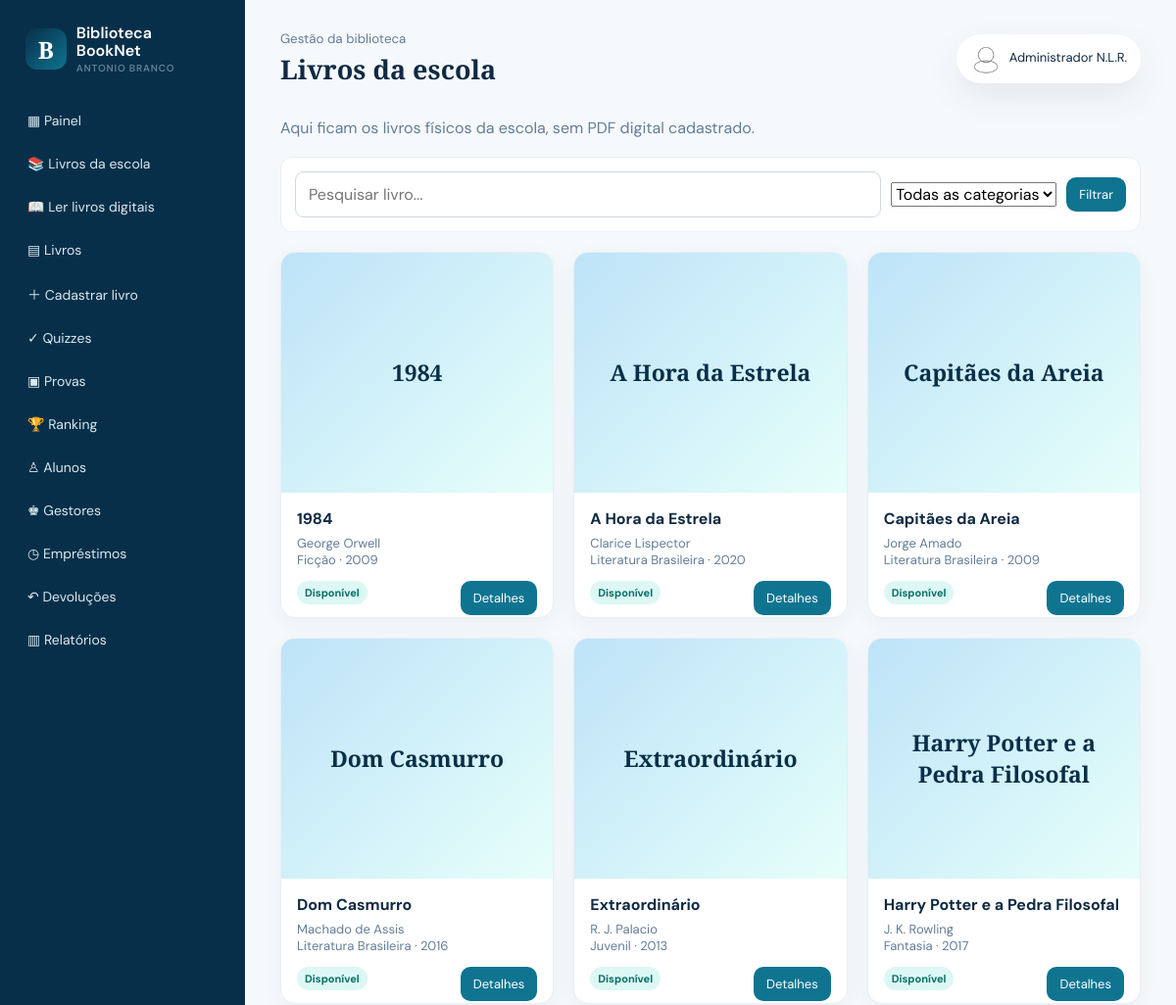
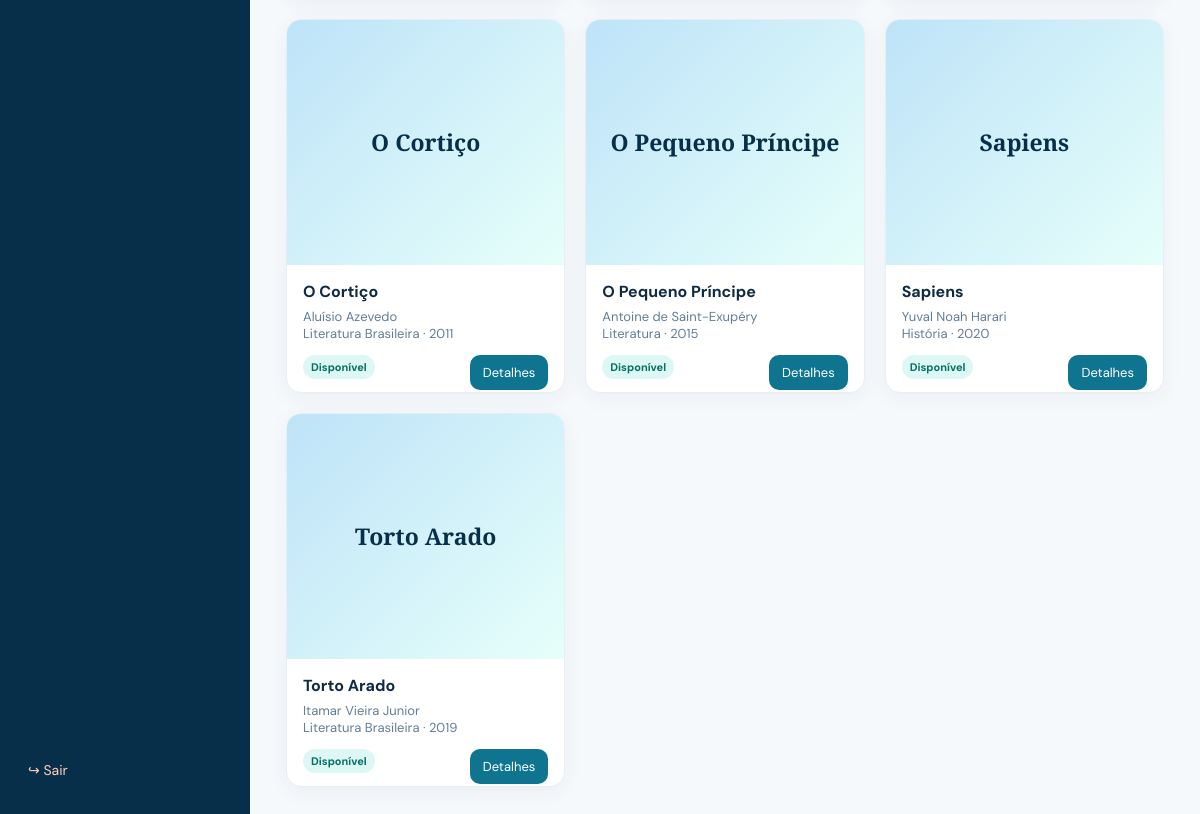
Page /aluno/livros-escola.php (signed in) on the committed database (2 pictures, top to bottom).
### tables this page shows
CREATE TABLE IF NOT EXISTS livros(id INT UNSIGNED AUTO_INCREMENT PRIMARY KEY,codigo_barras VARCHAR(80) UNIQUE,isbn VARCHAR(30),titulo VARCHAR(255) NOT NULL,autor VARCHAR(180) NOT NULL,categoria VARCHAR(100),editora VARCHAR(150),ano_publicacao SMALLINT UNSIGNED,quantidade INT UNSIGNED NOT NULL DEFAULT 0,quantidade_disponivel INT UNSIGNED NOT NULL DEFAULT 0,descricao TEXT,biografia_autor TEXT,capa VARCHAR(255),arquivo_pdf VARCHAR(255),created_at TIMESTAMP DEFAULT CURRENT_TIMESTAMP,updated_at TIMESTAMP DEFAULT CURRENT_TIMESTAMP ON UPDATE CURRENT_TIMESTAMP,INDEX(titulo),INDEX(autor),INDEX(categoria));

### config/functions.php (called while the page is built, shortened)
<?php
require_once __DIR__ . '/database.php';
function e(?string $value): string { return htmlspecialchars((string)$value, ENT_QUOTES, 'UTF-8'); }
function base_url(string $path = ''): string {
    $script = str_replace('\\', '/', $_SERVER['SCRIPT_NAME'] ?? '/index.php');
    if (preg_match('~/(?:admin|aluno|api)/[^/]+$~', $script)) {
        $folder = preg_replace('~/(?:admin|aluno|api)/[^/]+$~', '', $script);
    } else {
        $folder = rtrim(str_replace('\\', '/', dirname($script)), '/');
    }
    return $folder . ($path !== '' ? '/' . ltrim($path, '/') : '');
}

### config/database.php (called while the page is built, shortened)
<?php
function db(): PDO {
    static $pdo = null;
    if ($pdo === null) {
        $pdo = new PDO('mysql:host=' . DB_HOST . ';dbname=' . DB_NAME . ';charset=utf8mb4', DB_USER, DB_PASS, [
            PDO::ATTR_ERRMODE => PDO::ERRMODE_EXCEPTION,
            PDO::ATTR_DEFAULT_FETCH_MODE => PDO::FETCH_ASSOC,
            PDO::ATTR_EMULATE_PREPARES => false,
        ]);
    }
    return $pdo;
}

### aluno/livros-escola.php (the view, shortened to what this page needs)
<?php
$q=trim($_GET['q']??''); $cat=$_GET['categoria']??'';
$sql="SELECT * FROM livros WHERE (arquivo_pdf IS NULL OR arquivo_pdf='')"; $p=[];
$sql.=' ORDER BY titulo'; $s=db()->prepare($sql); $s->execute($p); $books=$s->fetchAll();
$pageTitle='Livros da escola'; require __DIR__.'/../includes/header.php'; require __DIR__.'/../includes/dashboard-nav.php';
?>
<div><p class="subtext">Aqui ficam os livros físicos da escola, sem PDF digital cadastrado.</p><form class="filterbar" method="get"><div class="searchbar"><input type="search" name="q" value="<?=e($q)?>" placeholder="Pesquisar livro..." autocomplete="off"></div><select name="categoria"><option value="">Todas as categorias</option><?php foreach($categories as $c):?><option <?=$cat===$c?'selected':''?>><?=e($c)?></option><?php endforeach;?></select><button class="btn btn-small">Filtrar</button></form><div class="book-grid"><?php foreach($books as $l):?><article class="book-card"><?php if($l['capa']):?><img class="cover" src="<?=base_url('assets/uploads/capas/'.$l['capa'])?>" alt="Capa de <?=e($l['titulo'])?>"><?php else:?><div class="cover cover-placeholder"><?=e($l['titulo'])?></div><?php endif;?><div class="book-info"><h3><?=e($l['titulo'])?></h3><p><?=e($l['autor'])?><br><?=e($l['categoria'])?> · <?=e($l['ano_publicacao'])?></p><span class="badge <?=$l['quantidade_disponivel']?'':'off'?>"><?=$l['quantidade_disponivel']?'Disponível':'Indisponível'?></span><a class="btn btn-small" style="float:right" href="<?=base_url('aluno/livro.php?id='.(int)$l['id'])?>">Detalhes</a></div></article><?php endforeach;?><?php if(!$books):?><div class="empty">Nenhum livro físico da escola encontrado.</div><?php endif;?></div></div>
<?php require __DIR__.'/../includes/dashboard-footer.php'; ?>

### assets/css/style.css (style rules this page uses)
:root { --navy:#082f49;--blue:#0e7490;--sky:#38bdf8;--ink:#102a43;--muted:#627d98;--paper:#f6f9fc;--line:#d9e2ec;--white:#fff;--danger:#c2410c;--success:#047857;--shadow:0 14px 35px #102a4314 }
* { box-sizing:border-box }
body { margin:0;background:var(--paper);color:var(--ink);font:16px 'DM Sans',sans-serif }
a { color:inherit;text-decoration:none }
.btn { display:inline-flex;align-items:center;justify-content:center;border:0;border-radius:10px;background:var(--blue);color:white;font:600 15px inherit;padding:13px 21px;cursor:pointer;transition:.2s }
.btn-small { padding:9px 13px;font-size:13px }
.subtext { color:var(--muted);line-height:1.6 }
.book-grid { display:grid;grid-template-columns:repeat(auto-fit,minmax(205px,1fr));gap:20px }
.book-card { background:white;border:1px solid #e7eff5;border-radius:15px;overflow:hidden;box-shadow:0 5px 20px #102a430d;transition:.2s }
.cover { height:245px;width:100%;object-fit:cover;background:linear-gradient(135deg,#bee3f8,#e6fffa) }
.cover-placeholder { display:grid;place-items:center;color:var(--navy);font:700 23px 'Playfair Display';text-align:center;padding:20px }
.book-info { padding:16px }
.book-info h3 { font-size:16px;margin:0 0 6px }
.book-info p { font-size:13px;color:var(--muted);margin:0 0 13px }
.badge { font-size:11px;padding:5px 8px;border-radius:999px;background:#ddf7f5;color:#057168;font-weight:bold }
.form-group input,.form-group select,.form-group textarea,.searchbar input { width:100%;padding:12px 13px;border:1px solid #cbd9e5;border-radius:9px;font:inherit;color:var(--ink);background:#fff }
.filterbar { display:flex;gap:10px;align-items:center;background:#fff;padding:14px;border:1px solid #e7eff5;border-radius:12px;margin-bottom:20px }
.searchbar { flex:1 }
.book-card { position:relative }
html { -webkit-text-size-adjust:100% }
.btn,.menu-toggle,.password-toggle,.sidebar nav a { touch-action:manipulation }
html { scroll-behavior:smooth }
body { min-width:320px;overflow-x:hidden }
input,select,textarea,button { max-width:100%;font:inherit }
button,a,.btn { -webkit-tap-highlight-color:transparent }
.app-main>* { min-width:0 }
.panel,.card,.metric,.book-card,.auth-card { min-width:0 }
.form-group input,.form-group select,.form-group textarea, .searchbar input { min-height:44px;max-width:100% }

### rows in the picture
livros: titulo "1984", autor "George Orwell", categoria "Ficção", ano_publicacao "2009", quantidade_disponivel "Disponível"
livros: titulo "A Hora da Estrela", autor "Clarice Lispector", categoria "Literatura Brasileira", ano_publicacao "2020", quantidade_disponivel "Disponível"
livros: titulo "Capitães da Areia", autor "Jorge Amado", categoria "Literatura Brasileira", ano_publicacao "2009", quantidade_disponivel "Disponível"
livros: titulo "Dom Casmurro", autor "Machado de Assis", categoria "Literatura Brasileira", ano_publicacao "2016", quantidade_disponivel "Disponível"
livros: titulo "Extraordinário", autor "R. J. Palacio", categoria "Juvenil", ano_publicacao "2013", quantidade_disponivel "Disponível"
livros: titulo "Harry Potter e a Pedra Filosofal", autor "J. K. Rowling", categoria "Fantasia", ano_publicacao "2017", quantidade_disponivel "Disponível"
livros: titulo "O Cortiço", autor "Aluísio Azevedo", categoria "Literatura Brasileira", ano_publicacao "2011", quantidade_disponivel "Disponível"
livros: titulo "O Pequeno Príncipe", autor "Antoine de Saint-Exupéry", categoria "Literatura", ano_publicacao "2015", quantidade_disponivel "Disponível"
livros: titulo "Sapiens", autor "Yuval Noah Harari", categoria "História", ano_publicacao "2020", quantidade_disponivel "Disponível"
livros: titulo "Torto Arado", autor "Itamar Vieira Junior", categoria "Literatura Brasileira", ano_publicacao "2019", quantidade_disponivel "Disponível"

### other values in the picture
$pageTitle "Livros da escola"
user()['nome'] "Administrador N.L.R."
